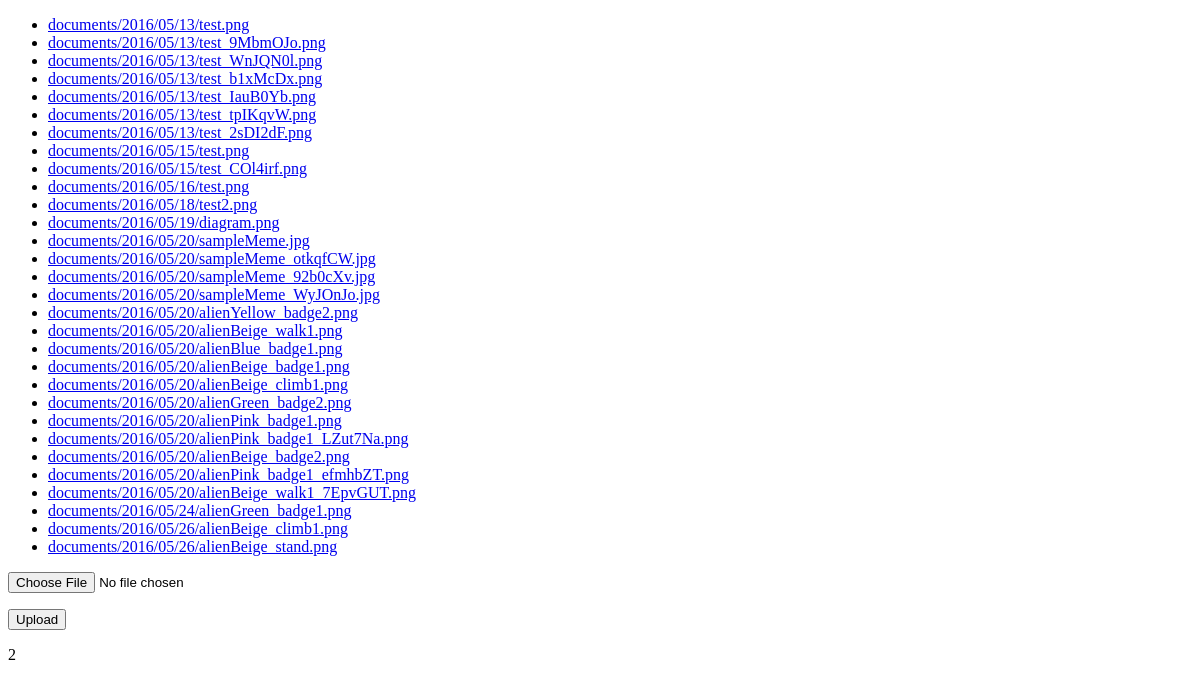
/list (signed in), run on an earlier commit of the app's database.
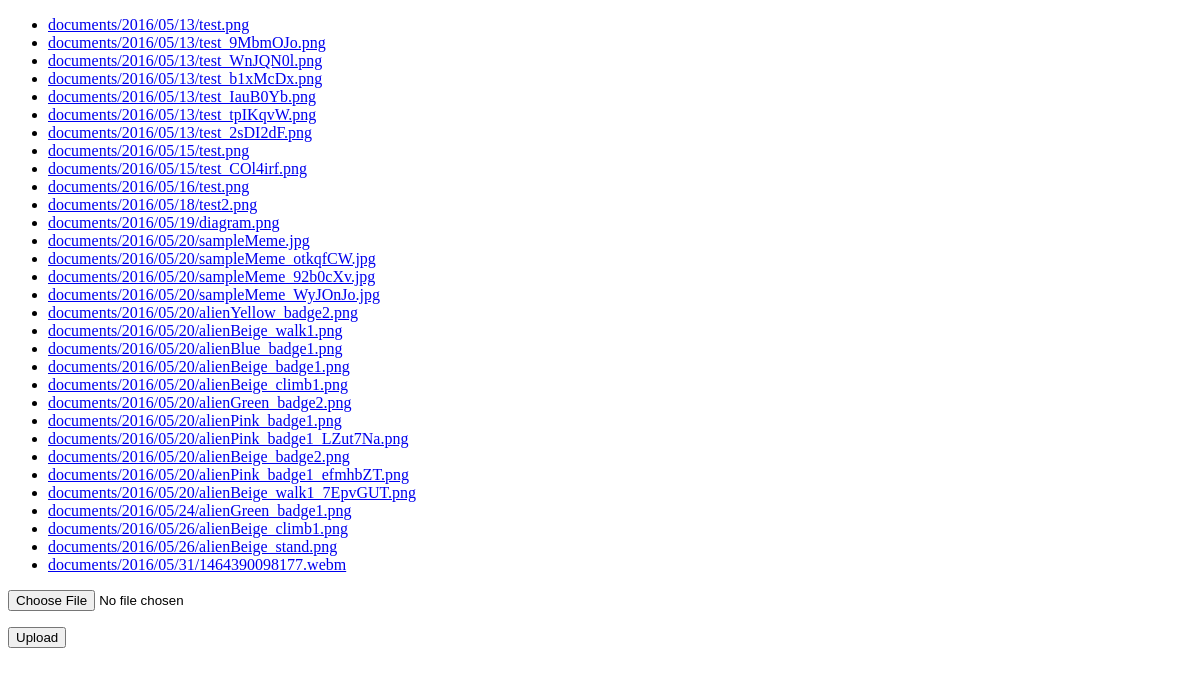
And on a later commit of the database.
### FirstProjectRefactor/models.py (models this page shows)
class Document(models.Model):
    docfile = models.FileField(upload_to='documents/%Y/%m/%d')

### FirstProjectRefactor/views.py (the view)
# urls.py: url(r'^list$', views.list, name='list'),
def list(self):
    if self.method == 'POST':
        form = DocumentForm(self.POST, self.FILES)
        if form.is_valid():
            newdoc = Document(docfile=self.FILES['docfile'])
            newdoc.save()
            return HttpResponseRedirect(reverse('list'))
    else:
        form = DocumentForm()  # A empty, unbound form
    documents = Document.objects.all()
    user = self.user
    a = user.userinfo.friend_list.split(",")
    return render_to_response(
        'list.html',
        {'documents': documents, 'form': form, 'aaa': a[0]},
        context_instance=RequestContext(self)
    )

### FirstProjectRefactor/views.py
class DocumentForm(forms.Form):
    docfile = forms.FileField(
        label='Select a file',
        help_text='max. 42 megabytes'
    )

### templates/list.html (shortened to what this page needs)
<!DOCTYPE html>
<html>
    <head>
    </head>
    <body>
    {% if documents %}
        <ul>
        {% for document in documents %}
            <li><a href="{{ document.docfile.url }}">{{ document.docfile.name }}</a></li>
        {% endfor %}
        </ul>
    {% else %}
        <p>No documents.</p>
    {% endif %}
        <form action="{% url 'list' %}" method="post" enctype="multipart/form-data">
            <p>
                {{ form.docfile }}
            </p>
            <p><input type="submit" value="Upload" /></p>
            {{ aaa }}
        </form>
    </body>
</html>

What changed in the data, as far as the page shows it:
added Document: docfile.name "documents/2016/05/31/1464390098177.webm"
Also different on the page:
{{ aaa }}: "2" → (not shown)
